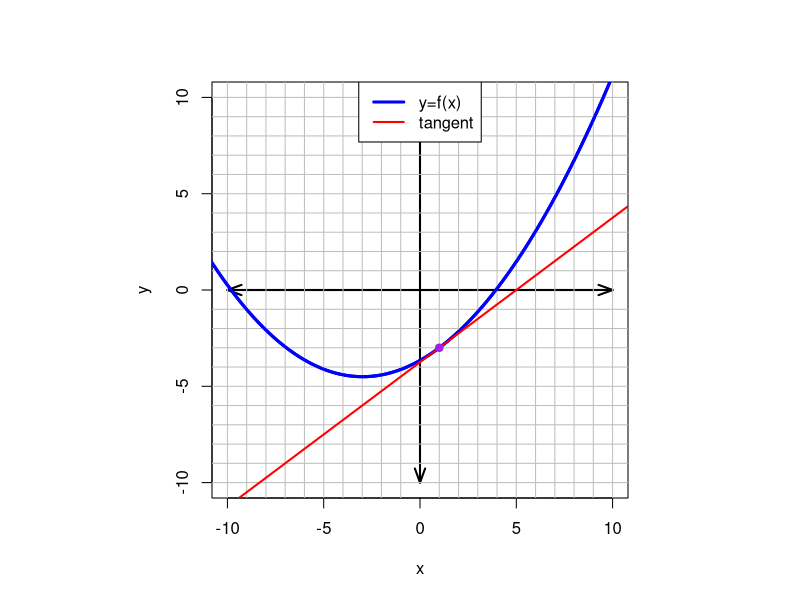
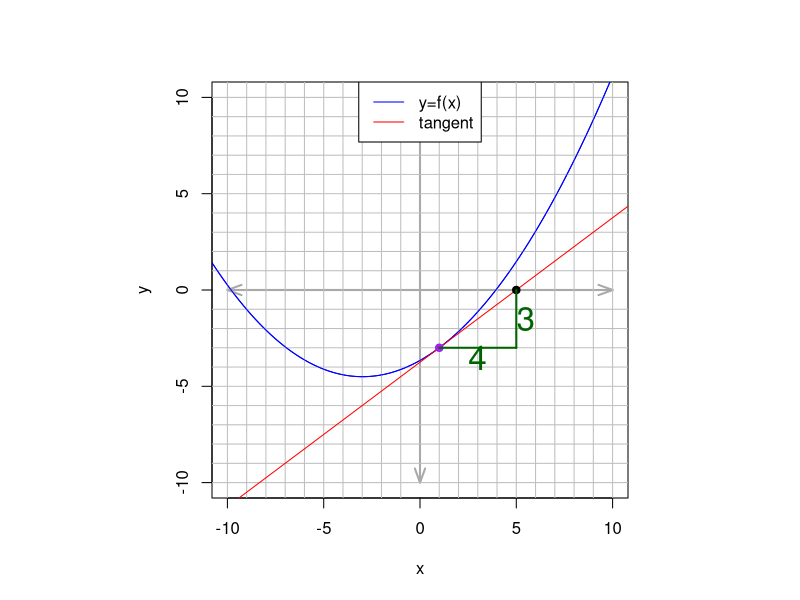

These charts were generated, in order, by the following R code:
## ---- chunk 1
fixer = function(exp){
  exp = gsub("+-","-",exp,fixed=T)
  exp = gsub("--","+",exp,fixed=T)
  return(exp)
}

fracs = c(1,1/2,1/3,1/4,1/5,2/3,2/5,3/4,3/5,4/5,2,3,4,5,3/2,5/2,4/3,5/3,5/4)

nums = c(1,1,1,1,1,2,2,3,3,4,2,3,4,5,3,5,4,5,5)
dens = c(1,2,3,4,5,3,5,4,5,5,1,1,1,1,2,2,3,3,4)

nums = c(nums,-nums)
dens = c(dens,dens)
fracs = c(fracs,-fracs)

while(T){
  a = sample(-5:5,1)
  w = sample(1:length(nums),1)
  m = fracs[w]
  p = runif(1,-2,2)
  q = runif(1,-2,2)
  # f'(x) = m*(1+qx-qa)+p(x-a)^2 = mqx+(m-mqa)+px^2-2apx+pa^2 = 
  # f'(x) = px^2+(mq-2ap)x+(m-mqa+pa^2)
  # f(x) = p/3*x^3+(mq-2pa)/2*x^2+(m-m*q*a+p*a^2)x+D
  A = p/3
  B = (m*q-2*a*p)/2
  C = (m-m*q*a+p*a^2)
  D = -(A*a^3+B*a^2+C*a)+sample(1:3,1)*sample(c(-1,1),1)
  x = seq(-11,11,length.out=1000)
  y = A*x^3+B*x^2+C*x+D
  ya = A*a^3+B*a^2+C*a+D
  if(max(abs(y))<30 && a!=0){break}
}
## ---- chunk 2
par(pty="s")
plot(x,y,type="l",col="blue",lwd=3,xlim=c(-10,10),ylim=c(-10,10))
arrows(-10,0,10,0,length=0.15,angle=20,code=3,col="black",lwd=2)
arrows(0,-10,0,10,length=0.15,angle=20,code=3,col="black",lwd=2)
for(i in 1:10){
  abline(h=i,col="grey")
  abline(h=-i,col="grey")
  abline(v=i,col="grey")
  abline(v=-i,col="grey")
}
lines(x,y,col="blue",lwd=3)
lines(x,m*(x-a)+ya,col="red",lwd=2)
points(a,ya,col="purple",pch=19)
legend("top",legend=c("y=f(x)","tangent"),col=c("blue","red"),lwd=c(3,2))
## ---- chunk 3
par(pty="s")
plot(x,y,type="l",col="blue",lwd=1,xlim=c(-10,10),ylim=c(-10,10))
arrows(-10,0,10,0,length=0.15,angle=20,code=3,col="darkgrey",lwd=2)
arrows(0,-10,0,10,length=0.15,angle=20,code=3,col="darkgrey",lwd=2)
for(i in 1:10){
  abline(h=i,col="grey")
  abline(h=-i,col="grey")
  abline(v=i,col="grey")
  abline(v=-i,col="grey")
}
lines(x,y,col="blue",lwd=1)
lines(x,m*(x-a)+ya,col="red",lwd=1)
points(a,ya,col="purple",pch=19)
legend("top",legend=c("y=f(x)","tangent"),col=c("blue","red"),lwd=c(1,1))
points(a+dens[w],ya+nums[w],pch=19)
lines(c(a,a+dens[w]),c(ya,ya),col="darkgreen",lwd=2)
lines(c(a+dens[w],a+dens[w]),c(ya,ya+nums[w]),col="darkgreen",lwd=2)
text(a+dens[w]/2,ya-0.5*sign(nums[w]),dens[w],cex=2,col="darkgreen")
text(a+dens[w]+0.5,ya+0.5*nums[w],nums[w],cex=2,col="darkgreen")
